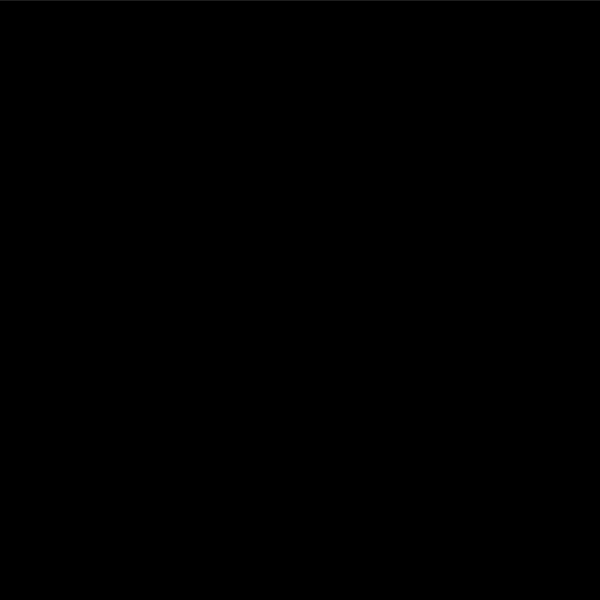
Frame 1 (no input)
Frame 60 (the mouse pressed at the canvas centre just before this capture): identical to frame 1, image omitted
Frame 120 (the mouse held since frame 60 and released just before this capture): identical to frame 1, image omitted

The Processing sketch that drew this single still picture (run headless with seeded random() and noise(); from frame 60 on, the mouse is pressed at the canvas centre):

// Processing sketch: ART331_10_VariablesAndLoops03
// ── ART331_10_VariablesAndLoops03.pde

void setup() {
  size(600,600);
}

void draw() {
  background(200);
  
  for(int i=0; i<width; i++) {
    stroke(i/width * 255);
    line(i, 0, i, height);
  }
}
